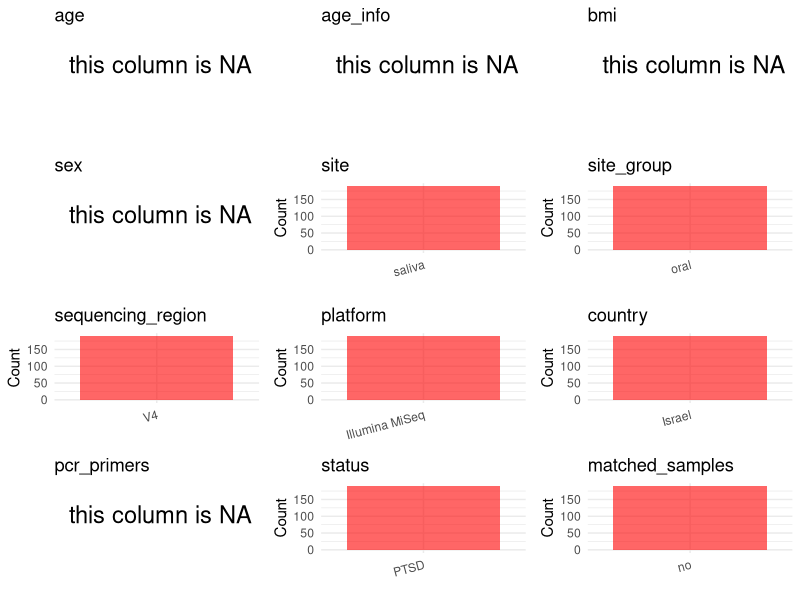

This chart was generated by the following R code: (Note: this script raises an error after producing the figure.)
## ---- chunk 1
# Load libraries
library(dplyr)
library(ggplot2)
library(cowplot)

# (1) Setting working directory
# EDIT HERE: change project_id for each study
project_id <- "PRJNA844909"

base_dir <- "/beegfs/huangxiaochang/global_oral/global-oral-microbiome/data/projects/"
setwd(file.path(base_dir, project_id))

# (2) Loading raw SRA metadata file
sra_file <- "SraRunTable.csv"
initial_meta <- read.csv("SraRunTable.csv", header = TRUE)

# (3) OPTIONAL: If extra metadata (e.g., Table.x or supplemental materials) are available from the article, you may need to merge the file with initial_meta manually. Below is example code for merging. Depending on the specific case of each study, you can customize the code as needed.
# supp_table <- read.csv("supplemental_table.csv", header = TRUE)
# initial_meta <- left_join(initial_meta, supp_table, by = merge_col_name)
## ---- chunk 2
# (1) Read the article in the following order: abstract, the beginning of the results section, and the methods. Understand the sample size, experimental design, and disease group overview. Clarify the sampling sites; for oral and gut samples, specify the exact sites like supragingival plaque, tongue, etc.

# (2) IMPORTANT: MUST go through each column of initial_meta
# head(initial_meta, 10)

# IMPORTANT: Check the unique values in the column of interest or query column.
# lapply(initial_meta[c('body_habitat', 'body_product', 'body_site')], table) # site
# table(initial_meta$host_subject_id) # subject id
# table(initial_meta$platform..exp.) # output is Illumina
# table(initial_meta$target_subfragment..exp.)
## ---- chunk 3
# (1) EDIT HERE: Parameter setup
# NOTE: This project has no lab control samples (blanks/positives) or non-human samples. Leave keywords empty to skip filtering.
control_column <- NA   # column name in initial_meta
# unique(initial_meta[[control_column]])  # uncomment to explore
control_keywords <- c()     # Enter exact keywords

species_column <- NA          # column name in initial_meta
# unique(initial_meta[[species_column]])  # uncomment to explore
non_human_keywords <- c()            # Enter exact keywords


# (2) Remove controls and non-human samples. DO NOT need to modify code in this part, just run it.
n_samples <- nrow(initial_meta)
# Control evaluation
if (length(control_keywords) > 0) {
  if (is.null(control_column) || control_column == "") {
    stop("Error: control_keywords provided but control_column is missing.")
  }

  if (!(control_column %in% colnames(initial_meta))) {
    stop(sprintf("Error: Column '%s' not found in initial_meta.", control_column))
  }

  control_pattern <- paste(control_keywords, collapse = "|")
  control_text <- initial_meta[[control_column]]
  is_control <- grepl(control_pattern, control_text)

} else {
  is_control <- rep(FALSE, n_samples)
}

# Non-human evaluation
if (length(non_human_keywords) > 0) {
  if (is.null(species_column) || species_column == "") {
    stop("Error: non_human_keywords provided but species_column is missing.")
  }

  if (!(species_column %in% colnames(initial_meta))) {
    stop(sprintf("Error: Column '%s' not found in initial_meta.", control_column))
  }

  non_human_pattern <- paste(non_human_keywords, collapse = "|")
  species_text <- initial_meta[[species_column]]
  is_non_human <- grepl(non_human_pattern, species_text)
} else {
  is_non_human <- rep(FALSE, n_samples)
}

# Execute removal
samples_to_remove <- is_control | is_non_human
initial_meta <- initial_meta[!samples_to_remove, ]

cat("Initial samples counts:",n_samples,"\n")
cat("Removed control samples:", sum(is_control), "\n")
cat("Removed non-human samples:", sum(is_non_human), "\n")
cat("Total samples removed ", sum(samples_to_remove), "\n")
cat("Remaining samples after Step 2:", nrow(initial_meta), "\n")
## ---- chunk 4
# Extract columns from initial_meta as follows:
# (1) No modification needed → extract directly.
# (2) Modification needed → create a column start with 'raw_' and mark the target column as "pending".
# (3) Need to find or determine based on the article.

metadata <- data.frame(
  bioproject = initial_meta$BioProject,
  sample_id = initial_meta$Run,
  subject_id = initial_meta$host_subject_id,
  age = NA,
  age_info = NA,
  bmi = NA,
  raw_sex = NA,
  sex = "pending",
  sequencing_region = "pending",
  platform = initial_meta$Instrument,
  country = initial_meta$geo_loc_name_country,
  raw_site = initial_meta$isolation_source,
  site = "pending",
  site_group = "pending",
  public_time = initial_meta$ReleaseDate,
  pcr_primers = NA,
  title = NA,
  disease_study = NA,
  status = "PTSD",
  matched_samples = "pending",
  is_time_series = "no",
  stringsAsFactors = FALSE
)

metadata$public_time <- as.Date(metadata$public_time)
## ---- chunk 5
# (1) Handle the columns with the `raw_` prefix.
# IMPORTANT: Add comments if the modification is not straightforward!!
metadata$sex <- NA_character_

# NOTE: SRA contains host_subject_id column which could be used as subject_id
# Currently using Sample.Name as subject_id; consider switching to host_subject_id

# Assign site and sequencing_region
metadata$site <- "saliva"
metadata$sequencing_region <- "V4"

metadata$title <- "Oral microbiota signatures in post-traumatic stress disorder (PTSD) veterans"
metadata$disease_study <- "yes"

## ---- chunk 6
# (2) Filling the 'site_group' and 'matched_samples' columns
# editing site_group
unique(metadata$site)
# EDIT HERE: add oral sites
Oral_site = c("saliva", "mouth", "tongue coating", "supragingival plaque", "subgingival plaque", "oral swab", "denture", "tooth", "abscess pus", "adjacent periodontal pocket", "patient healthy crevice", "healthy control crevice", "gingival crevicular fluid", "subgingival plaque")
# EDIT HERE: add gut sites
Gut_site = c("feces", "stool")
# just run
metadata <- metadata %>%
  mutate(site_group = case_when(
    site %in% Oral_site ~ "oral",
    site %in% Gut_site ~ "gut",
    TRUE ~ "other"
  ))

# editing matched_samples, just run.
metadata$matched_samples <- ifelse(
  ave(metadata$subject_id, metadata$subject_id, FUN = length) > 1,
  "yes",
  "no"
)
## ---- chunk 7
# (3) check if there is pending value in metadata. If there is pending value, go on modify the metadata.
# Function to check if a column contains "pending"
has_pending <- function(col) {
  if (is.character(col) || is.factor(col)) {
    any(col == "pending", na.rm = TRUE)
  } else {
    FALSE
  }
}

# Check for any pending value
any_pending_value <- any(sapply(metadata, has_pending))

if (!any_pending_value) {
  message("Good! No cell contains the value 'pending'.")
} else {
  pending_cols <- names(metadata)[sapply(metadata, has_pending)]
  message("Columns containing 'pending': ", paste(pending_cols, collapse = ", "))
  message("Please continue to resolve these pending columns!")
}
## ---- chunk 8
# Select columns for visualization, just run
plot_data <- metadata %>%
  select(-bioproject, -sample_id, -subject_id, -title)

create_simple_plots <- function(data) {
  plots <- list()
  continuous_vars <- c("age", "bmi")

  for (col in colnames(data)) {
    if (all(is.na(data[[col]]))) {
      p <- ggplot() +
        annotate("text", x = 0.5, y = 0.5, label = "this column is NA", size = 6) +
        labs(title = col) +
        theme_void()
    } else if (col %in% continuous_vars && is.numeric(data[[col]])) {
      p <- ggplot(data, aes(x = .data[[col]])) +
        geom_histogram(fill = "blue", alpha = 0.6, bins = 20, na.rm = TRUE) +
        labs(title = col, x = col, y = "Count") +
        theme_minimal()
    } else {
      count_data <- as.data.frame(table(data[[col]], useNA = "ifany"))
      p <- ggplot(count_data, aes(x = reorder(Var1, -Freq), y = Freq)) +
        geom_col(fill = "red", alpha = 0.6) +
        labs(title = col, x = NULL, y = "Count") +
        theme_minimal() +
        theme(axis.text.x = element_text(angle = 15, hjust = 1))
    }
    plots[[col]] <- p
  }

  return(plots)
}

# Generate and arrange plots
plots <- create_simple_plots(plot_data)
p <- plot_grid(plots$age,
               plots$age_info,
               plots$bmi,
               plots$sex,
               plots$site,
               plots$site_group,
               plots$sequencing_region,
               plots$platform,
               plots$country,
               plots$pcr_primers,
               plots$status,
               plots$matched_samples,
               ncol = 3, align = "hv", axis = "lb")
ggsave("Metadata_Summary.png", plot = p, width = 8, height = 6, dpi = 150)
## ---- chunk 9
# Insert Metadata_Summary.png into the current Rmd output
knitr::include_graphics("Metadata_Summary.png")
## ---- chunk 10
# Reorder the data frame
fixed_cols <- c("bioproject", "sample_id", "subject_id", "age", "age_info",
                "bmi", "sex", "platform", "sequencing_region", "pcr_primers",
                "country", "site", "site_group", "disease_study", "status",
                "title", "public_time", "matched_samples", "is_time_series")
metadata <- metadata %>%
  select(all_of(fixed_cols), everything())

# save metadata
# head(metadata)
write.csv(metadata, file = "metadata_v2.csv", quote = TRUE, row.names = FALSE)
